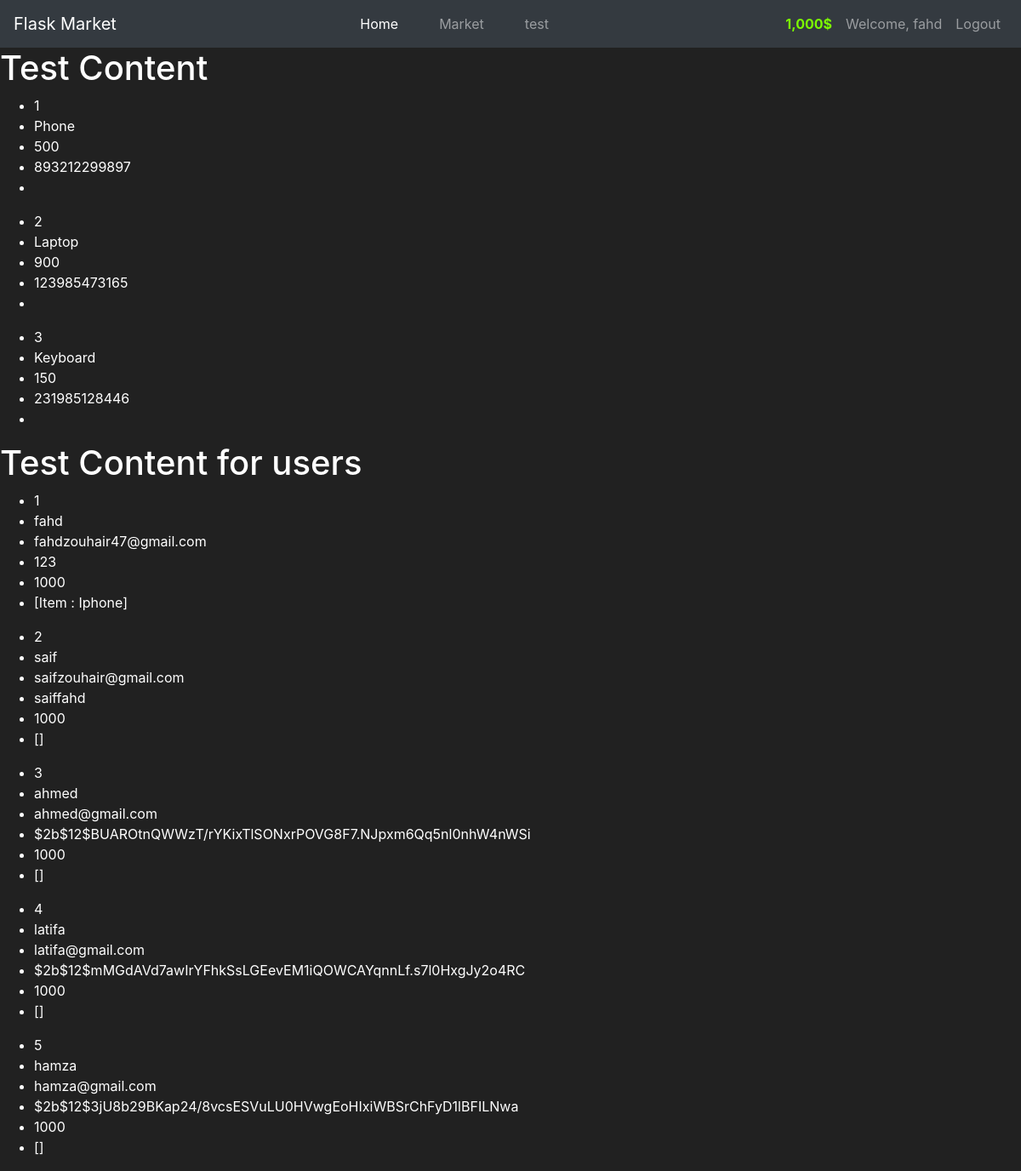
The page /test (signed in) on the database its author committed.
### market/models.py (models this page shows, shortened)
class User(db.Model ,UserMixin):
    id = db.Column(db.Integer(), primary_key=True)
    username = db.Column(db.String(length=30), nullable=False, unique=True)
    email_adress = db.Column(db.String(length=50), nullable=False, unique=True)
    password_hash = db.Column(db.String(length=60), nullable=False)
    budget = db.Column(db.Integer(), nullable=False, default=1000)
    items = db.relationship('Item', backref='owned_user', lazy=True)
    @property
    def show_budget(self):
        if len(str(self.budget)) >= 4:
            return f'{str(self.budget)[:-3]},{str(self.budget)[-3:]}$'
        else:
            return f"{self.budget}$"
    @property
    def password(self):
        return self.password

class Item(db.Model):
    id = db.Column(db.Integer(), primary_key=True)
    name = db.Column(db.String(length=30), nullable=False, unique=True)
    price = db.Column(db.Integer(), nullable=False)
    barcode = db.Column(db.String(length=12), nullable=False, unique=True)
    description = db.Column(db.String(length=1024), nullable=False, unique=True)
    owner = db.Column(db.Integer(), db.ForeignKey('user.id'))
    def __repr__(self):
        return f'Item : {self.name}'

### market/routes.py (the view)
@app.route('/test')
def test_page():
    item_test = Item.query.all()
    user_test = User.query.all()
    items = [
        {'id': 1, 'name': 'Phone', 'barcode': '893212299897', 'price': 500},
        {'id': 2, 'name': 'Laptop', 'barcode': '123985473165', 'price': 900},
        {'id': 3, 'name': 'Keyboard', 'barcode': '231985128446', 'price': 150}
    ]
    return render_template('test.html' , items=items , users = user_test)

### market/models.py (called while the page is built)
@login_manager.user_loader
def load_user(user_id):
    return User.query.get(int(user_id))

### market/templates/test.html (shortened to what this page needs)
{% extends 'base.html' %}
{% block content %}
    <h1>Test Content</h1>
    {% for item in items %}
        <ul>
            <li>{{ item.id }}</li>
            <li>{{ item.name }}</li>
            <li>{{ item.price }}</li>
            <li>{{ item.barcode }}</li>
            <li>{{ item.description }}</li>
        </ul>
    {% endfor %}
    <h1>Test Content for users</h1>
    {% for user in users %}
        <ul>
            <li>{{ user.id }}</li>
            <li>{{ user.username }}</li>
            <li>{{ user.email_adress }}</li>
            <li>{{ user.password_hash }}</li>
            <li>{{ user.budget }}</li>
            <li>{{ user.items }}</li>
        </ul>
    {% endfor %}
{% endblock %}

### market/templates/base.html (shortened to what this page needs)
<!doctype html>
<html lang="en">
  <head>
    <link rel="stylesheet" href="https://cdn.jsdelivr.net/npm/bootstrap@4.5.3/dist/css/bootstrap.min.css">
  </head>
  <body>
    <nav class="navbar navbar-expand-md navbar-dark bg-dark">
      <a class="navbar-brand" href="#">Flask Market</a>
      <div  class="collapse navbar-collapse" id="navbarNav">
        <ul class="ml-auto mr-auto navbar-nav mr-auto" >
            <li class="pl-3 pr-3 nav-item active">
                <a class="nav-link home" href="{{ url_for('index') }}">Home <span class="sr-only">(current)</span></a>
            </li>
            <li class="pl-3 pr-3 nav-item">
                <a class="nav-link market_page" href="{{ url_for('market_page') }}">Market</a>
            </li>
            <li class="pl-3 pr-3 nav-item">
                <a class="nav-link" href="{{ url_for('test_page') }}">test</a>
            </li>
        </ul>
        {% if current_user.is_authenticated %}
                <ul class="navbar-nav">
                  <li class="nav-item">
                      <a class="nav-link" style="color: lawngreen; font-weight: bold">
                          {{ current_user.show_budget }}
                      </a>
                  </li>
                  <li class="nav-item">
                      <a class="nav-link">Welcome, {{ current_user.username }}</a>
                  </li>
                  <li class="nav-item">
                      <a class="nav-link" href="#">Logout</a>
                  </li>
              </ul>
        {% endif %}
      </div>
    </nav>
    {% block content%}
    {% endblock %}
  </body>
</html>

### market/templates/base.html (style rules this page uses)
body { background-color: #212121; color: white }

### rows shown on the page
User: show_budget "1,000$", username "fahd", id "1", email_adress "fahdzouhair47@gmail.com", password_hash "123", budget "1000", items "[Item : Iphone]"
User: id "2", username "saif", email_adress "saifzouhair@gmail.com", password_hash "saiffahd", budget "1000", items "[]"
User: id "3", username "ahmed", email_adress "ahmed@gmail.com", password_hash "$2b$12$BUAROtnQWWzT/rYKixTlSONxrPOVG8F7.NJpxm6Qq5nl0nhW4nWSi", budget "1000", items "[]"
User: id "4", username "latifa", email_adress "latifa@gmail.com", password_hash "$2b$12$mMGdAVd7awIrYFhkSsLGEevEM1iQOWCAYqnnLf.s7l0HxgJy2o4RC", budget "1000", items "[]"
User: id "5", username "hamza", email_adress "hamza@gmail.com", password_hash "$2b$12$3jU8b29BKap24/8vcsESVuLU0HVwgEoHIxiWBSrChFyD1lBFILNwa", budget "1000", items "[]"

### other values the page prints
{{ item.id }} "1" "2" "3"
{{ item.name }} "Phone" "Laptop" "Keyboard"
{{ item.price }} "500" "900" "150"
{{ item.barcode }} "893212299897" "123985473165" "231985128446"
